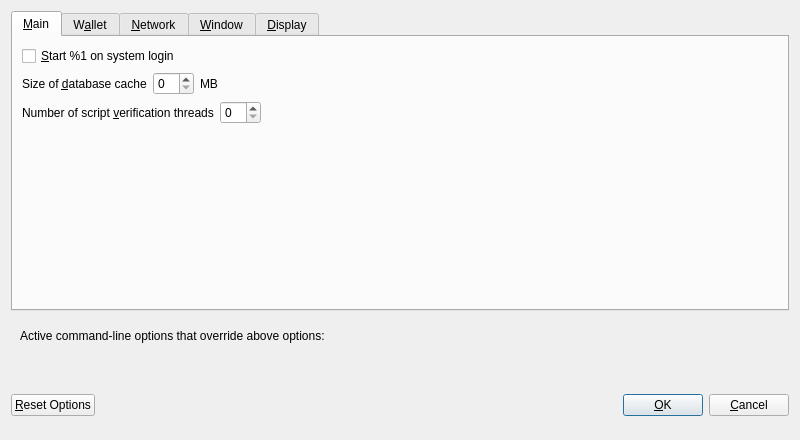
<?xml version="1.0" encoding="UTF-8"?>
<ui version="4.0">
 <class>OptionsDialog</class>
 <widget class="QDialog" name="OptionsDialog">
  <property name="geometry">
   <rect>
    <x>0</x>
    <y>0</y>
    <width>800</width>
    <height>440</height>
   </rect>
  </property>
  <property name="minimumSize">
   <size>
    <width>600</width>
    <height>0</height>
   </size>
  </property>
  <property name="windowTitle">
   <string>Options</string>
  </property>
  <property name="modal">
   <bool>true</bool>
  </property>
  <layout class="QVBoxLayout" name="verticalLayout">
   <item>
    <widget class="QTabWidget" name="tabWidget">
     <property name="currentIndex">
      <number>0</number>
     </property>
     <widget class="QWidget" name="tabMain">
      <attribute name="title">
       <string>&amp;Main</string>
      </attribute>
      <layout class="QVBoxLayout" name="verticalLayout_Main">
       <item>
        <widget class="QCheckBox" name="bitcoinAtStartup">
         <property name="toolTip">
          <string>Automatically start %1 after logging in to the system.</string>
         </property>
         <property name="text">
          <string>&amp;Start %1 on system login</string>
         </property>
        </widget>
       </item>
       <item>
        <layout class="QHBoxLayout" name="horizontalLayout_2_Main">
         <item>
          <widget class="QLabel" name="databaseCacheLabel">
           <property name="text">
            <string>Size of &amp;database cache</string>
           </property>
           <property name="textFormat">
            <enum>Qt::PlainText</enum>
           </property>
           <property name="buddy">
            <cstring>databaseCache</cstring>
           </property>
          </widget>
         </item>
         <item>
          <widget class="QSpinBox" name="databaseCache"/>
         </item>
         <item>
          <widget class="QLabel" name="databaseCacheUnitLabel">
           <property name="text">
            <string>MB</string>
           </property>
           <property name="textFormat">
            <enum>Qt::PlainText</enum>
           </property>
          </widget>
         </item>
         <item>
          <spacer name="horizontalSpacer_2_Main">
           <property name="orientation">
            <enum>Qt::Horizontal</enum>
           </property>
           <property name="sizeHint" stdset="0">
            <size>
             <width>40</width>
             <height>20</height>
            </size>
           </property>
          </spacer>
         </item>
        </layout>
       </item>
       <item>
        <layout class="QHBoxLayout" name="horizontalLayout_3_Main">
         <item>
          <widget class="QLabel" name="threadsScriptVerifLabel">
           <property name="text">
            <string>Number of script &amp;verification threads</string>
           </property>
           <property name="textFormat">
            <enum>Qt::PlainText</enum>
           </property>
           <property name="buddy">
            <cstring>threadsScriptVerif</cstring>
           </property>
          </widget>
         </item>
         <item>
          <widget class="QSpinBox" name="threadsScriptVerif">
           <property name="toolTip">
            <string>(0 = auto, &lt;0 = leave that many cores free)</string>
           </property>
          </widget>
         </item>
         <item>
          <spacer name="horizontalSpacer_3_Main">
           <property name="orientation">
            <enum>Qt::Horizontal</enum>
           </property>
           <property name="sizeHint" stdset="0">
            <size>
             <width>40</width>
             <height>20</height>
            </size>
           </property>
          </spacer>
         </item>
        </layout>
       </item>
       <item>
        <spacer name="verticalSpacer_Main">
         <property name="orientation">
          <enum>Qt::Vertical</enum>
         </property>
         <property name="sizeHint" stdset="0">
          <size>
           <width>20</width>
           <height>40</height>
          </size>
         </property>
        </spacer>
       </item>
      </layout>
     </widget>
     <widget class="QWidget" name="tabWallet">
      <attribute name="title">
       <string>W&amp;allet</string>
      </attribute>
      <layout class="QVBoxLayout" name="verticalLayout_Wallet">
       <item>
        <widget class="QFrame" name="frame">
         <layout class="QVBoxLayout" name="verticalLayout_2">
          <item>
           <widget class="QCheckBox" name="coinControlFeatures">
            <property name="toolTip">
             <string>Whether to show coin control features or not.</string>
            </property>
            <property name="text">
             <string>Enable coin &amp;control features</string>
            </property>
           </widget>
          </item>
          <item>
           <widget class="QCheckBox" name="spendZeroConfChange">
            <property name="toolTip">
             <string>If you disable the spending of unconfirmed change, the change from a transaction cannot be used until that transaction has at least one confirmation. This also affects how your balance is computed.</string>
            </property>
            <property name="text">
             <string>&amp;Spend unconfirmed change</string>
            </property>
           </widget>
          </item>
         </layout>
        </widget>
       </item>
       <item>
        <spacer name="verticalSpacer_Wallet">
         <property name="orientation">
          <enum>Qt::Vertical</enum>
         </property>
         <property name="sizeHint" stdset="0">
          <size>
           <width>20</width>
           <height>40</height>
          </size>
         </property>
        </spacer>
       </item>
      </layout>
     </widget>
     <widget class="QWidget" name="tabNetwork">
      <attribute name="title">
       <string>&amp;Network</string>
      </attribute>
      <layout class="QVBoxLayout" name="verticalLayout_Network">
       <item>
        <widget class="QCheckBox" name="mapPortUpnp">
         <property name="toolTip">
          <string>Automatically open the OctoinCoin client port on the router. This only works when your router supports UPnP and it is enabled.</string>
         </property>
         <property name="text">
          <string>Map port using &amp;UPnP</string>
         </property>
        </widget>
       </item>
       <item>
        <widget class="QCheckBox" name="allowIncoming">
         <property name="toolTip">
          <string>Accept connections from outside</string>
         </property>
         <property name="text">
          <string>Allow incoming connections</string>
         </property>
        </widget>
       </item>
       <item>
        <widget class="QCheckBox" name="connectSocks">
         <property name="toolTip">
          <string>Connect to the OctoinCoin network through a SOCKS5 proxy.</string>
         </property>
         <property name="text">
          <string>&amp;Connect through SOCKS5 proxy (default proxy):</string>
         </property>
        </widget>
       </item>
       <item>
        <layout class="QHBoxLayout" name="horizontalLayout_1_Network">
         <item>
          <widget class="QLabel" name="proxyIpLabel">
           <property name="text">
            <string>Proxy &amp;IP:</string>
           </property>
           <property name="textFormat">
            <enum>Qt::PlainText</enum>
           </property>
           <property name="buddy">
            <cstring>proxyIp</cstring>
           </property>
          </widget>
         </item>
         <item>
          <widget class="QValidatedLineEdit" name="proxyIp">
           <property name="minimumSize">
            <size>
             <width>140</width>
             <height>0</height>
            </size>
           </property>
           <property name="maximumSize">
            <size>
             <width>140</width>
             <height>16777215</height>
            </size>
           </property>
           <property name="toolTip">
            <string>IP address of the proxy (e.g. IPv4: 127.0.0.1 / IPv6: ::1)</string>
           </property>
          </widget>
         </item>
         <item>
          <widget class="QLabel" name="proxyPortLabel">
           <property name="text">
            <string>&amp;Port:</string>
           </property>
           <property name="textFormat">
            <enum>Qt::PlainText</enum>
           </property>
           <property name="buddy">
            <cstring>proxyPort</cstring>
           </property>
          </widget>
         </item>
         <item>
          <widget class="QLineEdit" name="proxyPort">
           <property name="minimumSize">
            <size>
             <width>55</width>
             <height>0</height>
            </size>
           </property>
           <property name="maximumSize">
            <size>
             <width>55</width>
             <height>16777215</height>
            </size>
           </property>
           <property name="toolTip">
            <string>Port of the proxy (e.g. 9050)</string>
           </property>
          </widget>
         </item>
         <item>
          <spacer name="horizontalSpacer_1_Network">
           <property name="orientation">
            <enum>Qt::Horizontal</enum>
           </property>
           <property name="sizeHint" stdset="0">
            <size>
             <width>40</width>
             <height>20</height>
            </size>
           </property>
          </spacer>
         </item>
        </layout>
       </item>
       <item>
        <layout class="QHBoxLayout" name="horizontalLayout_2_Network">
         <item>
          <widget class="QLabel" name="proxyActiveNets">
           <property name="text">
            <string>Used for reaching peers via:</string>
           </property>
           <property name="textFormat">
            <enum>Qt::PlainText</enum>
           </property>
          </widget>
         </item>
         <item>
          <widget class="QCheckBox" name="proxyReachIPv4">
           <property name="enabled">
            <bool>false</bool>
           </property>
           <property name="toolTip">
            <string>Shows, if the supplied default SOCKS5 proxy is used to reach peers via this network type.</string>
           </property>
           <property name="text">
            <string/>
           </property>
          </widget>
         </item>
         <item>
          <widget class="QLabel" name="proxyReachIPv4Label">
           <property name="text">
            <string>IPv4</string>
           </property>
           <property name="textFormat">
            <enum>Qt::PlainText</enum>
           </property>
          </widget>
         </item>
         <item>
          <widget class="QCheckBox" name="proxyReachIPv6">
           <property name="enabled">
            <bool>false</bool>
           </property>
           <property name="toolTip">
            <string>Shows, if the supplied default SOCKS5 proxy is used to reach peers via this network type.</string>
           </property>
           <property name="text">
            <string/>
           </property>
          </widget>
         </item>
         <item>
          <widget class="QLabel" name="proxyReachIPv6Label">
           <property name="text">
            <string>IPv6</string>
           </property>
           <property name="textFormat">
            <enum>Qt::PlainText</enum>
           </property>
          </widget>
         </item>
         <item>
          <widget class="QCheckBox" name="proxyReachTor">
           <property name="enabled">
            <bool>false</bool>
           </property>
           <property name="toolTip">
            <string>Shows, if the supplied default SOCKS5 proxy is used to reach peers via this network type.</string>
           </property>
           <property name="text">
            <string/>
           </property>
          </widget>
         </item>
         <item>
          <widget class="QLabel" name="proxyReachTorLabel">
           <property name="text">
            <string>Tor</string>
           </property>
           <property name="textFormat">
            <enum>Qt::PlainText</enum>
           </property>
          </widget>
         </item>
         <item>
          <spacer name="horizontalSpacer_2_Network">
           <property name="orientation">
            <enum>Qt::Horizontal</enum>
           </property>
           <property name="sizeHint" stdset="0">
            <size>
             <width>40</width>
             <height>20</height>
            </size>
           </property>
          </spacer>
         </item>
        </layout>
       </item>
       <item>
        <widget class="QCheckBox" name="connectSocksTor">
         <property name="toolTip">
          <string>Connect to the OctoinCoin network through a separate SOCKS5 proxy for Tor hidden services.</string>
         </property>
         <property name="text">
          <string>Use separate SOCKS5 proxy to reach peers via Tor hidden services:</string>
         </property>
        </widget>
       </item>
       <item>
        <layout class="QHBoxLayout" name="horizontalLayout_3_Network">
         <item>
          <widget class="QLabel" name="proxyIpTorLabel">
           <property name="text">
            <string>Proxy &amp;IP:</string>
           </property>
           <property name="textFormat">
            <enum>Qt::PlainText</enum>
           </property>
           <property name="buddy">
            <cstring>proxyIpTor</cstring>
           </property>
          </widget>
         </item>
         <item>
          <widget class="QValidatedLineEdit" name="proxyIpTor">
           <property name="minimumSize">
            <size>
             <width>140</width>
             <height>0</height>
            </size>
           </property>
           <property name="maximumSize">
            <size>
             <width>140</width>
             <height>16777215</height>
            </size>
           </property>
           <property name="toolTip">
            <string>IP address of the proxy (e.g. IPv4: 127.0.0.1 / IPv6: ::1)</string>
           </property>
          </widget>
         </item>
         <item>
          <widget class="QLabel" name="proxyPortTorLabel">
           <property name="text">
            <string>&amp;Port:</string>
           </property>
           <property name="textFormat">
            <enum>Qt::PlainText</enum>
           </property>
           <property name="buddy">
            <cstring>proxyPortTor</cstring>
           </property>
          </widget>
         </item>
         <item>
          <widget class="QLineEdit" name="proxyPortTor">
           <property name="minimumSize">
            <size>
             <width>55</width>
             <height>0</height>
            </size>
           </property>
           <property name="maximumSize">
            <size>
             <width>55</width>
             <height>16777215</height>
            </size>
           </property>
           <property name="toolTip">
            <string>Port of the proxy (e.g. 9050)</string>
           </property>
          </widget>
         </item>
         <item>
          <spacer name="horizontalSpacer_4_Network">
           <property name="orientation">
            <enum>Qt::Horizontal</enum>
           </property>
           <property name="sizeHint" stdset="0">
            <size>
             <width>40</width>
             <height>20</height>
            </size>
           </property>
          </spacer>
         </item>
        </layout>
       </item>
       <item>
        <spacer name="verticalSpacer_Network">
         <property name="orientation">
          <enum>Qt::Vertical</enum>
         </property>
         <property name="sizeHint" stdset="0">
          <size>
           <width>20</width>
           <height>40</height>
          </size>
         </property>
        </spacer>
       </item>
      </layout>
     </widget>
     <widget class="QWidget" name="tabWindow">
      <attribute name="title">
       <string>&amp;Window</string>
      </attribute>
      <layout class="QVBoxLayout" name="verticalLayout_Window">
       <item>
        <widget class="QCheckBox" name="hideTrayIcon">
         <property name="toolTip">
          <string>&amp;Hide the icon from the system tray.</string>
         </property>
         <property name="text">
          <string>Hide tray icon</string>
         </property>
        </widget>
       </item>
       <item>
        <widget class="QCheckBox" name="minimizeToTray">
         <property name="toolTip">
          <string>Show only a tray icon after minimizing the window.</string>
         </property>
         <property name="text">
          <string>&amp;Minimize to the tray instead of the taskbar</string>
         </property>
        </widget>
       </item>
       <item>
        <widget class="QCheckBox" name="minimizeOnClose">
         <property name="toolTip">
          <string>Minimize instead of exit the application when the window is closed. When this option is enabled, the application will be closed only after selecting Exit in the menu.</string>
         </property>
         <property name="text">
          <string>M&amp;inimize on close</string>
         </property>
        </widget>
       </item>
       <item>
        <spacer name="verticalSpacer_Window">
         <property name="orientation">
          <enum>Qt::Vertical</enum>
         </property>
         <property name="sizeHint" stdset="0">
          <size>
           <width>20</width>
           <height>40</height>
          </size>
         </property>
        </spacer>
       </item>
      </layout>
     </widget>
     <widget class="QWidget" name="tabDisplay">
      <attribute name="title">
       <string>&amp;Display</string>
      </attribute>
      <layout class="QVBoxLayout" name="verticalLayout_Display">
       <item>
        <layout class="QHBoxLayout" name="horizontalLayout_1_Display">
         <item>
          <widget class="QLabel" name="langLabel">
           <property name="text">
            <string>User Interface &amp;language:</string>
           </property>
           <property name="textFormat">
            <enum>Qt::PlainText</enum>
           </property>
           <property name="buddy">
            <cstring>lang</cstring>
           </property>
          </widget>
         </item>
         <item>
          <widget class="QValueComboBox" name="lang">
           <property name="toolTip">
            <string>The user interface language can be set here. This setting will take effect after restarting %1.</string>
           </property>
          </widget>
         </item>
        </layout>
       </item>
       <item>
        <layout class="QHBoxLayout" name="horizontalLayout_2_Display">
         <item>
          <widget class="QLabel" name="unitLabel">
           <property name="text">
            <string>&amp;Unit to show amounts in:</string>
           </property>
           <property name="textFormat">
            <enum>Qt::PlainText</enum>
           </property>
           <property name="buddy">
            <cstring>unit</cstring>
           </property>
          </widget>
         </item>
         <item>
          <widget class="QValueComboBox" name="unit">
           <property name="toolTip">
            <string>Choose the default subdivision unit to show in the interface and when sending coins.</string>
           </property>
          </widget>
         </item>
        </layout>
       </item>
       <item>
        <layout class="QHBoxLayout" name="horizontalLayout_3_Display">
         <item>
          <widget class="QLabel" name="thirdPartyTxUrlsLabel">
           <property name="toolTip">
            <string>Third party URLs (e.g. a block explorer) that appear in the transactions tab as context menu items. %s in the URL is replaced by transaction hash. Multiple URLs are separated by vertical bar |.</string>
           </property>
           <property name="text">
            <string>Third party transaction URLs</string>
           </property>
           <property name="buddy">
            <cstring>thirdPartyTxUrls</cstring>
           </property>
          </widget>
         </item>
         <item>
          <widget class="QLineEdit" name="thirdPartyTxUrls">
           <property name="toolTip">
            <string>Third party URLs (e.g. a block explorer) that appear in the transactions tab as context menu items. %s in the URL is replaced by transaction hash. Multiple URLs are separated by vertical bar |.</string>
           </property>
          </widget>
         </item>
        </layout>
       </item>
       <item>
        <spacer name="verticalSpacer_Display">
         <property name="orientation">
          <enum>Qt::Vertical</enum>
         </property>
         <property name="sizeHint" stdset="0">
          <size>
           <width>20</width>
           <height>40</height>
          </size>
         </property>
        </spacer>
       </item>
      </layout>
     </widget>
    </widget>
   </item>
   <item>
    <widget class="QFrame" name="frame">
     <layout class="QVBoxLayout" name="verticalLayout_Bottom">
      <item>
       <layout class="QHBoxLayout" name="horizontalLayout_Bottom">
        <item>
         <widget class="QLabel" name="overriddenByCommandLineInfoLabel">
          <property name="text">
           <string>Active command-line options that override above options:</string>
          </property>
          <property name="textFormat">
           <enum>Qt::PlainText</enum>
          </property>
         </widget>
        </item>
        <item>
         <spacer name="horizontalSpacer_Bottom">
          <property name="orientation">
           <enum>Qt::Horizontal</enum>
          </property>
          <property name="sizeHint" stdset="0">
           <size>
            <width>40</width>
            <height>20</height>
           </size>
          </property>
         </spacer>
        </item>
       </layout>
      </item>
      <item>
       <widget class="QLabel" name="overriddenByCommandLineLabel">
        <property name="text">
         <string/>
        </property>
        <property name="textFormat">
         <enum>Qt::PlainText</enum>
        </property>
        <property name="wordWrap">
         <bool>true</bool>
        </property>
       </widget>
      </item>
     </layout>
    </widget>
   </item>
   <item>
    <layout class="QHBoxLayout" name="horizontalLayout_Buttons">
     <item>
      <widget class="QPushButton" name="resetButton">
       <property name="toolTip">
        <string>Reset all client options to default.</string>
       </property>
       <property name="text">
        <string>&amp;Reset Options</string>
       </property>
       <property name="autoDefault">
        <bool>false</bool>
       </property>
      </widget>
     </item>
     <item>
      <spacer name="horizontalSpacer_1">
       <property name="orientation">
        <enum>Qt::Horizontal</enum>
       </property>
       <property name="sizeHint" stdset="0">
        <size>
         <width>40</width>
         <height>48</height>
        </size>
       </property>
      </spacer>
     </item>
     <item>
      <widget class="QLabel" name="statusLabel">
       <property name="minimumSize">
        <size>
         <width>200</width>
         <height>0</height>
        </size>
       </property>
       <property name="font">
        <font>
         <weight>75</weight>
         <bold>true</bold>
        </font>
       </property>
       <property name="text">
        <string/>
       </property>
       <property name="textFormat">
        <enum>Qt::PlainText</enum>
       </property>
       <property name="wordWrap">
        <bool>true</bool>
       </property>
      </widget>
     </item>
     <item>
      <spacer name="horizontalSpacer_2">
       <property name="orientation">
        <enum>Qt::Horizontal</enum>
       </property>
       <property name="sizeHint" stdset="0">
        <size>
         <width>40</width>
         <height>48</height>
        </size>
       </property>
      </spacer>
     </item>
     <item>
      <widget class="QPushButton" name="okButton">
       <property name="text">
        <string>&amp;OK</string>
       </property>
       <property name="autoDefault">
        <bool>false</bool>
       </property>
       <property name="default">
        <bool>true</bool>
       </property>
      </widget>
     </item>
     <item>
      <widget class="QPushButton" name="cancelButton">
       <property name="text">
        <string>&amp;Cancel</string>
       </property>
       <property name="autoDefault">
        <bool>false</bool>
       </property>
      </widget>
     </item>
    </layout>
   </item>
  </layout>
 </widget>
 <customwidgets>
  <customwidget>
   <class>QValidatedLineEdit</class>
   <extends>QLineEdit</extends>
   <header>qvalidatedlineedit.h</header>
  </customwidget>
  <customwidget>
   <class>QValueComboBox</class>
   <extends>QComboBox</extends>
   <header>qvaluecombobox.h</header>
  </customwidget>
 </customwidgets>
 <resources/>
 <connections/>
</ui>
